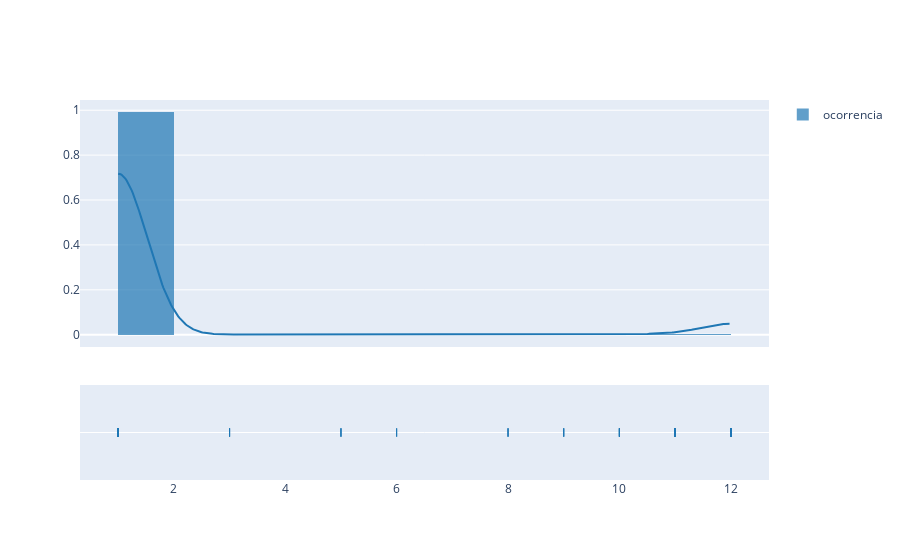

Source (notebook cell):
### Code cell
ff.create_distplot([df['MES']], group_labels=['ocorrencia'])

### Figure 1 — Plotly figure (JSON) as saved in the notebook; plotly's stock layout.template omitted (floating-point values rounded to 4 significant figures; data arrays with more than 128 entries replaced by an {"elided": "..."} marker saying what was removed)
{"data": [{"autobinx": false, "histnorm": "probability density", "legendgroup": "ocorrencia", "marker": {"color": "rgb(31, 119, 180)"}, "name": "ocorrencia", "opacity": 0.7, "type": "histogram", "x": {"elided": "4277 int values"}, "xaxis": "x", "xbins": {"end": 12, "size": 1, "start": 1}, "yaxis": "y"}, {"legendgroup": "ocorrencia", "marker": {"color": "rgb(31, 119, 180)"}, "mode": "lines", "name": "ocorrencia", "showlegend": false, "type": "scatter", "x": {"elided": "500 float values"}, "xaxis": "x", "y": {"elided": "500 float values"}, "yaxis": "y"}, {"legendgroup": "ocorrencia", "marker": {"color": "rgb(31, 119, 180)", "symbol": "line-ns-open"}, "mode": "markers", "name": "ocorrencia", "showlegend": false, "type": "scatter", "x": {"elided": "4277 int values"}, "xaxis": "x", "y": {"elided": "4277 str values"}, "yaxis": "y2"}], "layout": {"barmode": "overlay", "hovermode": "closest", "legend": {"traceorder": "reversed"}, "xaxis": {"anchor": "y2", "domain": [0, 1], "zeroline": false}, "yaxis": {"anchor": "free", "domain": [0.35, 1], "position": 0}, "yaxis2": {"anchor": "x", "domain": [0, 0.25], "dtick": 1, "showticklabels": false}}}
